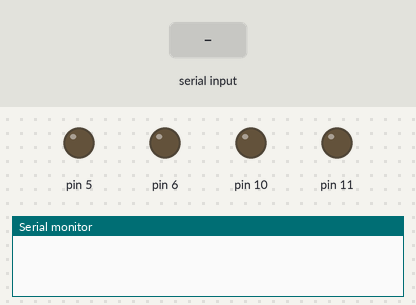
This sketch was run on a simulated Arduino Uno, built with avr-gcc and run on an emulated ATmega328P. Parts: output pins drawn as LEDs (lit = HIGH), the last lines printed to the serial monitor. Inputs (shaded band) come from the test bench.

Above: at 1.2 s.
1.3 s: "F\n" received over Serial
At 2.5 s:
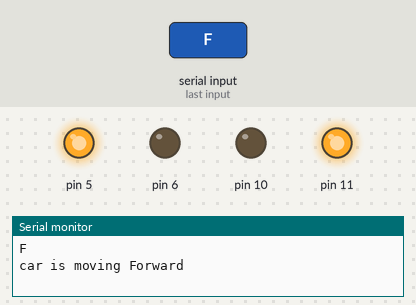
2.8 s: byte 66 ('B') received over Serial
At 3.7 s:
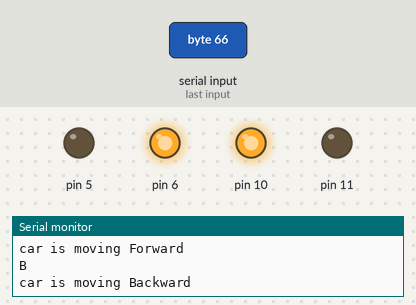
4.3 s: byte 76 ('L') received over Serial
At 4.9 s:
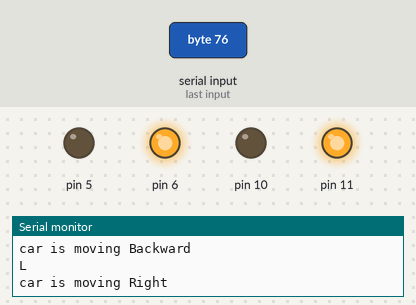
5.8 s: byte 82 ('R') received over Serial
At 7.0 s:
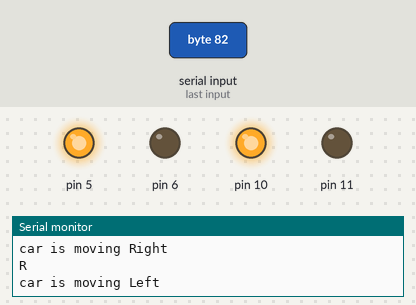
7.3 s: byte 83 ('S') received over Serial
At 8.3 s:
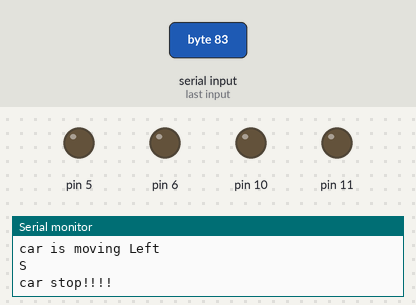
8.8 s: "B\n" received over Serial
At 9.5 s:
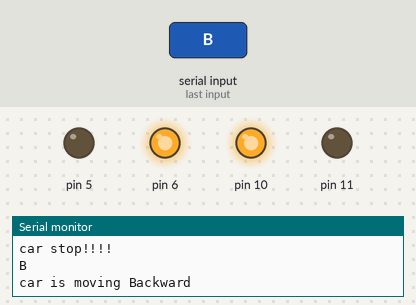
Timing chart, 0 to 11.3 s (numbered marks = the images above; inputs shaded):
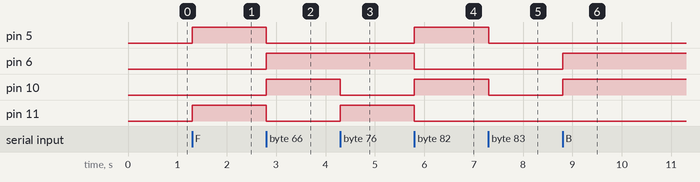

Measured:
- after the input at 1.3 s, pin 5, pin 11: LOW → HIGH at once
- after the input at 2.8 s, pin 5, pin 11: HIGH → LOW at once; pin 6, pin 10: LOW → HIGH at once
- after the input at 4.3 s, pin 10: HIGH → LOW at once; pin 11: LOW → HIGH at once
- after the input at 5.8 s, pin 5, pin 10: LOW → HIGH at once; pin 6, pin 11: HIGH → LOW at once
- after the input at 7.3 s, pin 5, pin 10: HIGH → LOW at once
- after the input at 8.8 s, pin 6, pin 10: LOW → HIGH at once

The sketch:

bluetooth_control_car_VISION.ino
```cpp
char data = 0;
void setup() {
  Serial.begin(9600);
  pinMode(5,OUTPUT);
  pinMode(6,OUTPUT);
  pinMode(10,OUTPUT);
  pinMode(11,OUTPUT);

}

void loop() {
  if (Serial.available() > 0)
  {
    data = Serial.read();
    Serial.print(data);
    Serial.print("\n");
      if(data == 'F')
      {

        digitalWrite(5, HIGH);
        digitalWrite(6, LOW);
        digitalWrite(10, LOW);
        digitalWrite(11, HIGH);
        Serial.println("car is moving Forward");
        Serial.print("\n");
      }
       if(data == 'B')
      {
         digitalWrite(5, LOW);
        digitalWrite(6, HIGH);
        digitalWrite(10, HIGH);
        digitalWrite(11, LOW);
         Serial.println("car is moving Backward");
         Serial.print("\n");

  }
  if(data == 'L')
      {
         digitalWrite(5, LOW);
         digitalWrite(6, HIGH);
         digitalWrite(10, LOW);
         digitalWrite(11, HIGH);
         Serial.println("car is moving Right");
         Serial.print("\n");

  }
  if(data == 'R')
      {
         digitalWrite(5, HIGH);
         digitalWrite(6, LOW);
         digitalWrite(10, HIGH);
         digitalWrite(11, LOW);
         Serial.println("car is moving Left");
         Serial.print("\n");

  }
  if(data == 'S')
      {
         digitalWrite(5, LOW);
         digitalWrite(6, LOW);
         digitalWrite(10, LOW);
         digitalWrite(11, LOW);
         Serial.println("car stop!!!!");
         Serial.print("\n");

  }
  }


}
```
